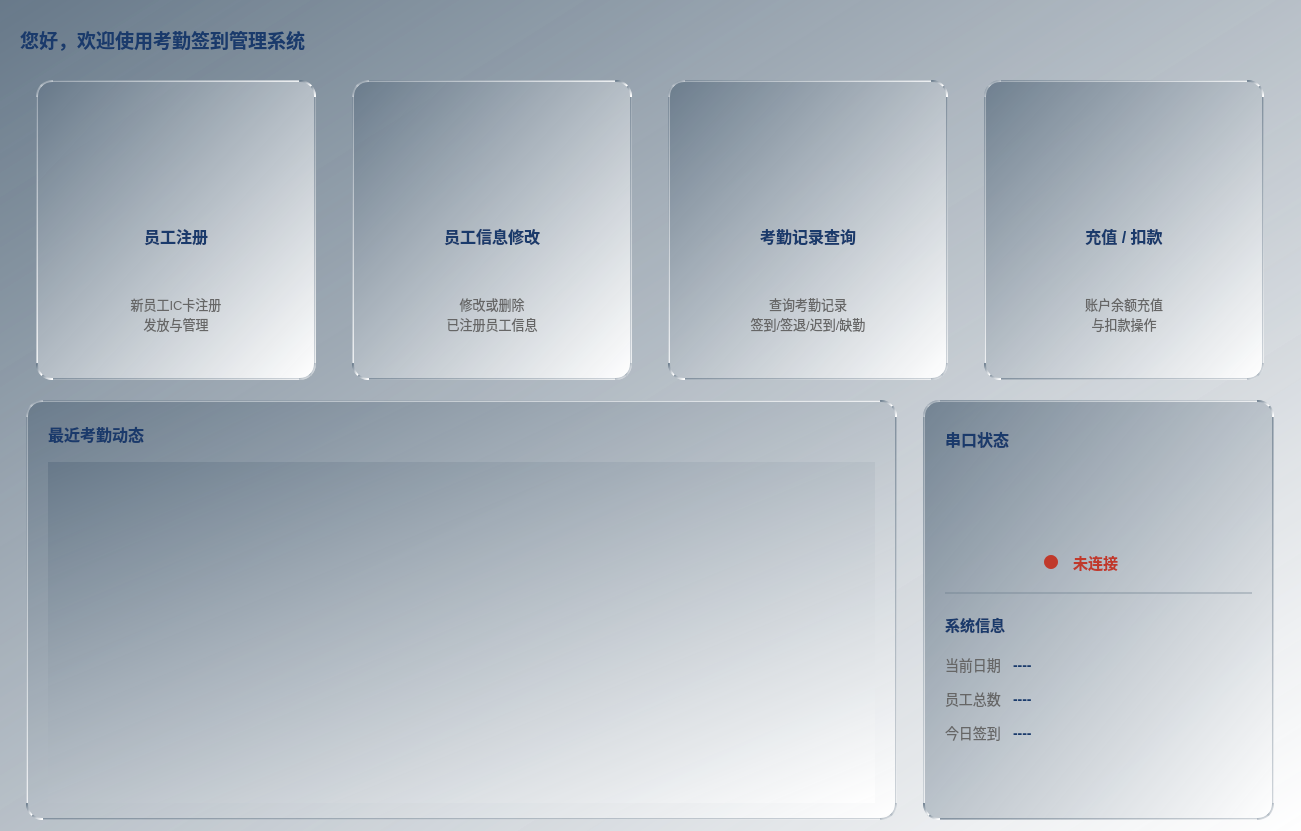
<?xml version="1.0" encoding="UTF-8"?>
<ui version="4.0">
 <class>HomePageWidget</class>
 <widget class="QWidget" name="HomePageWidget">
  <property name="geometry">
   <rect>
    <x>0</x>
    <y>0</y>
    <width>1301</width>
    <height>831</height>
   </rect>
  </property>
  <property name="minimumSize">
   <size>
    <width>1301</width>
    <height>831</height>
   </size>
  </property>
  <property name="maximumSize">
   <size>
    <width>1301</width>
    <height>831</height>
   </size>
  </property>
  <property name="windowTitle">
   <string>Form</string>
  </property>
  <property name="styleSheet">
   <string notr="true">QWidget {
    font-family: &quot;Microsoft YaHei&quot;, &quot;微软雅黑&quot;, &quot;PingFang SC&quot;, sans-serif;
    font-size: 14px;
    color: #2D3748;
}
QWidget#HomePageWidget{
    background: qlineargradient(spread:pad, x1:0, y1:0, x2:1, y2:1, stop:0 rgba(100, 118, 135, 217), stop:1 rgba(255, 255, 255, 255));
}</string>
  </property>
  <layout class="QVBoxLayout" name="mainVerticalLayout">
   <property name="spacing">
    <number>20</number>
   </property>
   <property name="leftMargin">
    <number>20</number>
   </property>
   <property name="topMargin">
    <number>20</number>
   </property>
   <property name="rightMargin">
    <number>20</number>
   </property>
   <property name="bottomMargin">
    <number>20</number>
   </property>
   <item>
    <layout class="QHBoxLayout" name="titleLayout">
     <item>
      <widget class="QLabel" name="welcomeLabel">
       <property name="minimumSize">
        <size>
         <width>0</width>
         <height>40</height>
        </size>
       </property>
       <property name="maximumSize">
        <size>
         <width>16777215</width>
         <height>40</height>
        </size>
       </property>
       <property name="styleSheet">
        <string notr="true">QLabel{
    border:none;
    font-size: 20px;
    font-weight: bold;
    color: #1A3A6B;
    background:transparent;
}</string>
       </property>
       <property name="text">
        <string>&lt;html&gt;&lt;head/&gt;&lt;body&gt;&lt;p&gt;&lt;span style=&quot; font-size:14pt;&quot;&gt;您好，欢迎使用考勤签到管理系统&lt;/span&gt;&lt;/p&gt;&lt;/body&gt;&lt;/html&gt;</string>
       </property>
      </widget>
     </item>
     <item>
      <spacer name="titleHorizontalSpacer">
       <property name="orientation">
        <enum>Qt::Horizontal</enum>
       </property>
       <property name="sizeHint" stdset="0">
        <size>
         <width>40</width>
         <height>20</height>
        </size>
       </property>
      </spacer>
     </item>
    </layout>
   </item>
   <item>
    <layout class="QHBoxLayout" name="cardsHorizontalLayout">
     <property name="spacing">
      <number>20</number>
     </property>
     <item>
      <widget class="QFrame" name="uesrRegisterFrame">
       <property name="minimumSize">
        <size>
         <width>280</width>
         <height>300</height>
        </size>
       </property>
       <property name="maximumSize">
        <size>
         <width>280</width>
         <height>300</height>
        </size>
       </property>
       <property name="styleSheet">
        <string notr="true">QFrame#uesrRegisterFrame{
    background:qlineargradient(spread:pad, x1:0, y1:0, x2:1, y2:1, stop:0 rgba(100, 118, 135, 217), stop:1 rgba(255, 255, 255, 255));
    border-radius: 16px;
    border: 2px solid qlineargradient(spread:pad, x1:0, y1:0, x2:1, y2:1, stop:0 rgba(100, 118, 135, 217), stop:1 rgba(255, 255, 255, 255));
}
QFrame#uesrRegisterFrame:hover{
    border: 2px solid #348aff;
}</string>
       </property>
       <property name="frameShape">
        <enum>QFrame::StyledPanel</enum>
       </property>
       <property name="frameShadow">
        <enum>QFrame::Raised</enum>
       </property>
       <layout class="QVBoxLayout" name="card1Layout">
        <property name="spacing">
         <number>10</number>
        </property>
        <property name="leftMargin">
         <number>20</number>
        </property>
        <property name="topMargin">
         <number>30</number>
        </property>
        <property name="rightMargin">
         <number>20</number>
        </property>
        <property name="bottomMargin">
         <number>30</number>
        </property>
        <item>
         <widget class="QLabel" name="card1IconLabel">
          <property name="minimumSize">
           <size>
            <width>80</width>
            <height>80</height>
           </size>
          </property>
          <property name="maximumSize">
           <size>
            <width>80</width>
            <height>80</height>
           </size>
          </property>
          <property name="styleSheet">
           <string notr="true">QLabel{
    border:none;
    background:transparent;
}</string>
          </property>
          <property name="text">
           <string/>
          </property>
          <property name="pixmap">
           <pixmap resource="src.qrc">:/image/ICcard.png</pixmap>
          </property>
          <property name="scaledContents">
           <bool>true</bool>
          </property>
          <property name="alignment">
           <set>Qt::AlignCenter</set>
          </property>
         </widget>
        </item>
        <item>
         <widget class="QLabel" name="card1TitleLabel">
          <property name="minimumSize">
           <size>
            <width>0</width>
            <height>30</height>
           </size>
          </property>
          <property name="styleSheet">
           <string notr="true">QLabel{
    border:none;
    font-size: 16px;
    font-weight: bold;
    color: #1A3A6B;
    background:transparent;
}</string>
          </property>
          <property name="text">
           <string>&lt;html&gt;&lt;head/&gt;&lt;body&gt;&lt;p align=&quot;center&quot;&gt;&lt;span style=&quot; font-size:12pt; font-weight:600;&quot;&gt;员工注册&lt;/span&gt;&lt;/p&gt;&lt;/body&gt;&lt;/html&gt;</string>
          </property>
          <property name="alignment">
           <set>Qt::AlignCenter</set>
          </property>
         </widget>
        </item>
        <item>
         <widget class="QLabel" name="card1DescLabel">
          <property name="minimumSize">
           <size>
            <width>0</width>
            <height>40</height>
           </size>
          </property>
          <property name="styleSheet">
           <string notr="true">QLabel{
    border:none;
    font-size: 13px;
    color: #666666;
    background:transparent;
}</string>
          </property>
          <property name="text">
           <string>&lt;html&gt;&lt;head/&gt;&lt;body&gt;&lt;p align=&quot;center&quot;&gt;新员工IC卡注册&lt;br/&gt;发放与管理&lt;/p&gt;&lt;/body&gt;&lt;/html&gt;</string>
          </property>
          <property name="alignment">
           <set>Qt::AlignCenter</set>
          </property>
         </widget>
        </item>
       </layout>
      </widget>
     </item>
     <item>
      <widget class="QFrame" name="userModifyFrame">
       <property name="minimumSize">
        <size>
         <width>280</width>
         <height>300</height>
        </size>
       </property>
       <property name="maximumSize">
        <size>
         <width>280</width>
         <height>300</height>
        </size>
       </property>
       <property name="styleSheet">
        <string notr="true">QFrame#userModifyFrame{
    background:qlineargradient(spread:pad, x1:0, y1:0, x2:1, y2:1, stop:0 rgba(100, 118, 135, 217), stop:1 rgba(255, 255, 255, 255));
    border-radius: 16px;
    border: 2px solid qlineargradient(spread:pad, x1:0, y1:0, x2:1, y2:1, stop:0 rgba(100, 118, 135, 217), stop:1 rgba(255, 255, 255, 255));
}
QFrame#userModifyFrame:hover{
    border: 2px solid #348aff;
}</string>
       </property>
       <property name="frameShape">
        <enum>QFrame::StyledPanel</enum>
       </property>
       <property name="frameShadow">
        <enum>QFrame::Raised</enum>
       </property>
       <layout class="QVBoxLayout" name="card2Layout">
        <property name="spacing">
         <number>10</number>
        </property>
        <property name="leftMargin">
         <number>20</number>
        </property>
        <property name="topMargin">
         <number>30</number>
        </property>
        <property name="rightMargin">
         <number>20</number>
        </property>
        <property name="bottomMargin">
         <number>30</number>
        </property>
        <item>
         <widget class="QLabel" name="card2IconLabel">
          <property name="minimumSize">
           <size>
            <width>80</width>
            <height>80</height>
           </size>
          </property>
          <property name="maximumSize">
           <size>
            <width>80</width>
            <height>80</height>
           </size>
          </property>
          <property name="styleSheet">
           <string notr="true">QLabel{
    border:none;
    background:transparent;
}</string>
          </property>
          <property name="text">
           <string/>
          </property>
          <property name="pixmap">
           <pixmap resource="src.qrc">:/image/changeUser.png</pixmap>
          </property>
          <property name="scaledContents">
           <bool>true</bool>
          </property>
          <property name="alignment">
           <set>Qt::AlignCenter</set>
          </property>
         </widget>
        </item>
        <item>
         <widget class="QLabel" name="card2TitleLabel">
          <property name="minimumSize">
           <size>
            <width>0</width>
            <height>30</height>
           </size>
          </property>
          <property name="styleSheet">
           <string notr="true">QLabel{
    border:none;
    font-size: 16px;
    font-weight: bold;
    color: #1A3A6B;
    background:transparent;
}</string>
          </property>
          <property name="text">
           <string>&lt;html&gt;&lt;head/&gt;&lt;body&gt;&lt;p align=&quot;center&quot;&gt;&lt;span style=&quot; font-size:12pt; font-weight:600;&quot;&gt;员工信息修改&lt;/span&gt;&lt;/p&gt;&lt;/body&gt;&lt;/html&gt;</string>
          </property>
          <property name="alignment">
           <set>Qt::AlignCenter</set>
          </property>
         </widget>
        </item>
        <item>
         <widget class="QLabel" name="card2DescLabel">
          <property name="minimumSize">
           <size>
            <width>0</width>
            <height>40</height>
           </size>
          </property>
          <property name="styleSheet">
           <string notr="true">QLabel{
    border:none;
    font-size: 13px;
    color: #666666;
    background:transparent;
}</string>
          </property>
          <property name="text">
           <string>&lt;html&gt;&lt;head/&gt;&lt;body&gt;&lt;p align=&quot;center&quot;&gt;修改或删除&lt;br/&gt;已注册员工信息&lt;/p&gt;&lt;/body&gt;&lt;/html&gt;</string>
          </property>
          <property name="alignment">
           <set>Qt::AlignCenter</set>
          </property>
         </widget>
        </item>
       </layout>
      </widget>
     </item>
     <item>
      <widget class="QFrame" name="recordsFrame">
       <property name="minimumSize">
        <size>
         <width>280</width>
         <height>300</height>
        </size>
       </property>
       <property name="maximumSize">
        <size>
         <width>280</width>
         <height>300</height>
        </size>
       </property>
       <property name="styleSheet">
        <string notr="true">QFrame#recordsFrame{
    background:qlineargradient(spread:pad, x1:0, y1:0, x2:1, y2:1, stop:0 rgba(100, 118, 135, 217), stop:1 rgba(255, 255, 255, 255));
    border-radius: 16px;
    border: 2px solid qlineargradient(spread:pad, x1:0, y1:0, x2:1, y2:1, stop:0 rgba(100, 118, 135, 217), stop:1 rgba(255, 255, 255, 255));
}
QFrame#recordsFrame:hover{
    border: 2px solid #348aff;
}</string>
       </property>
       <property name="frameShape">
        <enum>QFrame::StyledPanel</enum>
       </property>
       <property name="frameShadow">
        <enum>QFrame::Raised</enum>
       </property>
       <layout class="QVBoxLayout" name="card3Layout">
        <property name="spacing">
         <number>10</number>
        </property>
        <property name="leftMargin">
         <number>20</number>
        </property>
        <property name="topMargin">
         <number>30</number>
        </property>
        <property name="rightMargin">
         <number>20</number>
        </property>
        <property name="bottomMargin">
         <number>30</number>
        </property>
        <item>
         <widget class="QLabel" name="card3IconLabel">
          <property name="minimumSize">
           <size>
            <width>80</width>
            <height>80</height>
           </size>
          </property>
          <property name="maximumSize">
           <size>
            <width>80</width>
            <height>80</height>
           </size>
          </property>
          <property name="styleSheet">
           <string notr="true">QLabel{
    border:none;
    background:transparent;
}</string>
          </property>
          <property name="text">
           <string/>
          </property>
          <property name="pixmap">
           <pixmap resource="src.qrc">:/image/Records.png</pixmap>
          </property>
          <property name="scaledContents">
           <bool>true</bool>
          </property>
          <property name="alignment">
           <set>Qt::AlignCenter</set>
          </property>
         </widget>
        </item>
        <item>
         <widget class="QLabel" name="card3TitleLabel">
          <property name="minimumSize">
           <size>
            <width>0</width>
            <height>30</height>
           </size>
          </property>
          <property name="styleSheet">
           <string notr="true">QLabel{
    border:none;
    font-size: 16px;
    font-weight: bold;
    color: #1A3A6B;
    background:transparent;
}</string>
          </property>
          <property name="text">
           <string>&lt;html&gt;&lt;head/&gt;&lt;body&gt;&lt;p align=&quot;center&quot;&gt;&lt;span style=&quot; font-size:12pt; font-weight:600;&quot;&gt;考勤记录查询&lt;/span&gt;&lt;/p&gt;&lt;/body&gt;&lt;/html&gt;</string>
          </property>
          <property name="alignment">
           <set>Qt::AlignCenter</set>
          </property>
         </widget>
        </item>
        <item>
         <widget class="QLabel" name="card3DescLabel">
          <property name="minimumSize">
           <size>
            <width>0</width>
            <height>40</height>
           </size>
          </property>
          <property name="styleSheet">
           <string notr="true">QLabel{
    border:none;
    font-size: 13px;
    color: #666666;
    background:transparent;
}</string>
          </property>
          <property name="text">
           <string>&lt;html&gt;&lt;head/&gt;&lt;body&gt;&lt;p align=&quot;center&quot;&gt;查询考勤记录&lt;br/&gt;签到/签退/迟到/缺勤&lt;/p&gt;&lt;/body&gt;&lt;/html&gt;</string>
          </property>
          <property name="alignment">
           <set>Qt::AlignCenter</set>
          </property>
         </widget>
        </item>
       </layout>
      </widget>
     </item>
     <item>
      <widget class="QFrame" name="recordsLookFrame">
       <property name="minimumSize">
        <size>
         <width>280</width>
         <height>300</height>
        </size>
       </property>
       <property name="maximumSize">
        <size>
         <width>280</width>
         <height>300</height>
        </size>
       </property>
       <property name="styleSheet">
        <string notr="true">QFrame#recordsLookFrame{
    background:qlineargradient(spread:pad, x1:0, y1:0, x2:1, y2:1, stop:0 rgba(100, 118, 135, 217), stop:1 rgba(255, 255, 255, 255));
    border-radius: 16px;
    border: 2px solid qlineargradient(spread:pad, x1:0, y1:0, x2:1, y2:1, stop:0 rgba(100, 118, 135, 217), stop:1 rgba(255, 255, 255, 255));
}
QFrame#recordsLookFrame:hover{
    border: 2px solid #348aff;
}</string>
       </property>
       <property name="frameShape">
        <enum>QFrame::StyledPanel</enum>
       </property>
       <property name="frameShadow">
        <enum>QFrame::Raised</enum>
       </property>
       <layout class="QVBoxLayout" name="card4Layout">
        <property name="spacing">
         <number>10</number>
        </property>
        <property name="leftMargin">
         <number>20</number>
        </property>
        <property name="topMargin">
         <number>30</number>
        </property>
        <property name="rightMargin">
         <number>20</number>
        </property>
        <property name="bottomMargin">
         <number>30</number>
        </property>
        <item>
         <widget class="QLabel" name="card4IconLabel">
          <property name="minimumSize">
           <size>
            <width>80</width>
            <height>80</height>
           </size>
          </property>
          <property name="maximumSize">
           <size>
            <width>80</width>
            <height>80</height>
           </size>
          </property>
          <property name="styleSheet">
           <string notr="true">QLabel{
    border:none;
    background:transparent;
}</string>
          </property>
          <property name="text">
           <string/>
          </property>
          <property name="pixmap">
           <pixmap resource="src.qrc">:/image/RechargeDeduction.png</pixmap>
          </property>
          <property name="scaledContents">
           <bool>true</bool>
          </property>
          <property name="alignment">
           <set>Qt::AlignCenter</set>
          </property>
         </widget>
        </item>
        <item>
         <widget class="QLabel" name="card4TitleLabel">
          <property name="minimumSize">
           <size>
            <width>0</width>
            <height>30</height>
           </size>
          </property>
          <property name="styleSheet">
           <string notr="true">QLabel{
    border:none;
    font-size: 16px;
    font-weight: bold;
    color: #1A3A6B;
    background:transparent;
}</string>
          </property>
          <property name="text">
           <string>&lt;html&gt;&lt;head/&gt;&lt;body&gt;&lt;p align=&quot;center&quot;&gt;&lt;span style=&quot; font-size:12pt; font-weight:600;&quot;&gt;充值 / 扣款&lt;/span&gt;&lt;/p&gt;&lt;/body&gt;&lt;/html&gt;</string>
          </property>
          <property name="alignment">
           <set>Qt::AlignCenter</set>
          </property>
         </widget>
        </item>
        <item>
         <widget class="QLabel" name="card4DescLabel">
          <property name="minimumSize">
           <size>
            <width>0</width>
            <height>40</height>
           </size>
          </property>
          <property name="styleSheet">
           <string notr="true">QLabel{
    border:none;
    font-size: 13px;
    color: #666666;
    background:transparent;
}</string>
          </property>
          <property name="text">
           <string>&lt;html&gt;&lt;head/&gt;&lt;body&gt;&lt;p align=&quot;center&quot;&gt;账户余额充值&lt;br/&gt;与扣款操作&lt;/p&gt;&lt;/body&gt;&lt;/html&gt;</string>
          </property>
          <property name="alignment">
           <set>Qt::AlignCenter</set>
          </property>
         </widget>
        </item>
       </layout>
      </widget>
     </item>
    </layout>
   </item>
   <item>
    <layout class="QHBoxLayout" name="bottomHorizontalLayout">
     <property name="spacing">
      <number>20</number>
     </property>
     <item>
      <widget class="QFrame" name="recentMemoryFrame">
       <property name="minimumSize">
        <size>
         <width>871</width>
         <height>420</height>
        </size>
       </property>
       <property name="maximumSize">
        <size>
         <width>871</width>
         <height>420</height>
        </size>
       </property>
       <property name="styleSheet">
        <string notr="true">QFrame#recentMemoryFrame{
    background:qlineargradient(spread:pad, x1:0, y1:0, x2:1, y2:1, stop:0 rgba(100, 118, 135, 217), stop:1 rgba(255, 255, 255, 255));
    border-radius: 16px;
    border: 2px solid qlineargradient(spread:pad, x1:0, y1:0, x2:1, y2:1, stop:0 rgba(100, 118, 135, 217), stop:1 rgba(255, 255, 255, 255));
}</string>
       </property>
       <property name="frameShape">
        <enum>QFrame::StyledPanel</enum>
       </property>
       <property name="frameShadow">
        <enum>QFrame::Raised</enum>
       </property>
       <layout class="QVBoxLayout" name="recentMemoryVerticalLayout">
        <property name="spacing">
         <number>10</number>
        </property>
        <property name="leftMargin">
         <number>20</number>
        </property>
        <property name="topMargin">
         <number>15</number>
        </property>
        <property name="rightMargin">
         <number>20</number>
        </property>
        <property name="bottomMargin">
         <number>15</number>
        </property>
        <item>
         <widget class="QLabel" name="recentMemoryTitleLabel">
          <property name="minimumSize">
           <size>
            <width>0</width>
            <height>35</height>
           </size>
          </property>
          <property name="maximumSize">
           <size>
            <width>16777215</width>
            <height>35</height>
           </size>
          </property>
          <property name="styleSheet">
           <string notr="true">QLabel{
    border:none;
    font-size: 16px;
    font-weight: bold;
    color: #1A3A6B;
    background:transparent;
}</string>
          </property>
          <property name="text">
           <string>&lt;html&gt;&lt;head/&gt;&lt;body&gt;&lt;p&gt;&lt;span style=&quot; font-size:12pt;&quot;&gt;最近考勤动态&lt;/span&gt;&lt;/p&gt;&lt;/body&gt;&lt;/html&gt;</string>
          </property>
         </widget>
        </item>
        <item>
         <widget class="QTableView" name="recentRecordTableView">
          <property name="styleSheet">
           <string notr="true">QTableView{
    background: qlineargradient(spread:pad, x1:0, y1:0, x2:1, y2:1, stop:0 rgba(100, 118, 135, 217), stop:1 rgba(255, 255, 255, 255));
    border: none;
    gridline-color: rgba(100, 118, 135, 80);
}
QTableView::item:selected{
    background: qlineargradient(spread:pad, x1:0, y1:0, x2:1, y2:1, stop:0 rgba(100, 118, 135, 217), stop:1 rgba(255, 255, 255, 255));
    color: #1A3A6B;
}
QHeaderView::section{
    background: qlineargradient(spread:pad, x1:0, y1:0, x2:1, y2:1, stop:0 rgba(100, 118, 135, 217), stop:1 rgba(255, 255, 255, 255));
    color: #1A3A6B;
    font-weight: bold;
    font-size: 14px;
    padding: 8px;
    border: none;
    border-bottom: 2px solid rgba(100, 118, 135, 80);
}</string>
          </property>
          <property name="editTriggers">
           <set>QAbstractItemView::NoEditTriggers</set>
          </property>
          <property name="alternatingRowColors">
           <bool>true</bool>
          </property>
          <property name="selectionBehavior">
           <enum>QAbstractItemView::SelectRows</enum>
          </property>
         </widget>
        </item>
       </layout>
      </widget>
     </item>
     <item>
      <widget class="QFrame" name="serailSetFrame">
       <property name="minimumSize">
        <size>
         <width>351</width>
         <height>420</height>
        </size>
       </property>
       <property name="maximumSize">
        <size>
         <width>351</width>
         <height>420</height>
        </size>
       </property>
       <property name="styleSheet">
        <string notr="true">QFrame#serailSetFrame{
    background:qlineargradient(spread:pad, x1:0, y1:0, x2:1, y2:1, stop:0 rgba(100, 118, 135, 217), stop:1 rgba(255, 255, 255, 255));
    border-radius: 16px;
    border: 2px solid qlineargradient(spread:pad, x1:0, y1:0, x2:1, y2:1, stop:0 rgba(100, 118, 135, 217), stop:1 rgba(255, 255, 255, 255));
}</string>
       </property>
       <property name="frameShape">
        <enum>QFrame::StyledPanel</enum>
       </property>
       <property name="frameShadow">
        <enum>QFrame::Raised</enum>
       </property>
       <layout class="QVBoxLayout" name="serialStatusVerticalLayout">
        <property name="spacing">
         <number>15</number>
        </property>
        <property name="leftMargin">
         <number>20</number>
        </property>
        <property name="topMargin">
         <number>20</number>
        </property>
        <property name="rightMargin">
         <number>20</number>
        </property>
        <property name="bottomMargin">
         <number>20</number>
        </property>
        <item>
         <widget class="QLabel" name="serialStatusTitleLabel">
          <property name="minimumSize">
           <size>
            <width>0</width>
            <height>35</height>
           </size>
          </property>
          <property name="maximumSize">
           <size>
            <width>16777215</width>
            <height>35</height>
           </size>
          </property>
          <property name="styleSheet">
           <string notr="true">QLabel{
    border:none;
    font-size: 16px;
    font-weight: bold;
    color: #1A3A6B;
    background:transparent;
}</string>
          </property>
          <property name="text">
           <string>&lt;html&gt;&lt;head/&gt;&lt;body&gt;&lt;p&gt;&lt;span style=&quot; font-size:12pt;&quot;&gt;串口状态&lt;/span&gt;&lt;/p&gt;&lt;/body&gt;&lt;/html&gt;</string>
          </property>
         </widget>
        </item>
        <item>
         <widget class="QLabel" name="serialIconLabel">
          <property name="minimumSize">
           <size>
            <width>60</width>
            <height>60</height>
           </size>
          </property>
          <property name="maximumSize">
           <size>
            <width>60</width>
            <height>60</height>
           </size>
          </property>
          <property name="styleSheet">
           <string notr="true">QLabel{
    border:none;
    background:transparent;
}</string>
          </property>
          <property name="text">
           <string/>
          </property>
          <property name="pixmap">
           <pixmap resource="src.qrc">:/image/Serial.png</pixmap>
          </property>
          <property name="scaledContents">
           <bool>true</bool>
          </property>
          <property name="alignment">
           <set>Qt::AlignCenter</set>
          </property>
         </widget>
        </item>
        <item>
         <layout class="QHBoxLayout" name="statusIndicatorLayout">
          <property name="spacing">
           <number>15</number>
          </property>
          <item>
           <spacer name="statusLeftSpacer">
            <property name="orientation">
             <enum>Qt::Horizontal</enum>
            </property>
            <property name="sizeHint" stdset="0">
             <size>
              <width>40</width>
              <height>20</height>
             </size>
            </property>
           </spacer>
          </item>
          <item>
           <widget class="QLabel" name="statusDotLabel">
            <property name="minimumSize">
             <size>
              <width>14</width>
              <height>14</height>
             </size>
            </property>
            <property name="maximumSize">
             <size>
              <width>14</width>
              <height>14</height>
             </size>
            </property>
            <property name="styleSheet">
             <string notr="true">QLabel{
    border-radius: 7px;
    background-color: #C0392B;
}</string>
            </property>
            <property name="text">
             <string/>
            </property>
           </widget>
          </item>
          <item>
           <widget class="QLabel" name="statusLabel">
            <property name="minimumSize">
             <size>
              <width>80</width>
              <height>30</height>
             </size>
            </property>
            <property name="styleSheet">
             <string notr="true">QLabel{
    border:none;
    font-weight: bold;
    font-size: 15px;
    color: #C0392B;
    background:transparent;
}</string>
            </property>
            <property name="text">
             <string>未连接</string>
            </property>
           </widget>
          </item>
          <item>
           <spacer name="statusRightSpacer">
            <property name="orientation">
             <enum>Qt::Horizontal</enum>
            </property>
            <property name="sizeHint" stdset="0">
             <size>
              <width>40</width>
              <height>20</height>
             </size>
            </property>
           </spacer>
          </item>
         </layout>
        </item>
        <item>
         <widget class="QFrame" name="serialInfoSeparator">
          <property name="minimumSize">
           <size>
            <width>0</width>
            <height>2</height>
           </size>
          </property>
          <property name="maximumSize">
           <size>
            <width>16777215</width>
            <height>2</height>
           </size>
          </property>
          <property name="styleSheet">
           <string notr="true">QFrame#serialInfoSeparator{
    background: rgba(100, 118, 135, 80);
    border: none;
}</string>
          </property>
         </widget>
        </item>
        <item>
         <widget class="QLabel" name="systemTitleLabel">
          <property name="minimumSize">
           <size>
            <width>0</width>
            <height>30</height>
           </size>
          </property>
          <property name="styleSheet">
           <string notr="true">QLabel{
    border:none;
    font-size: 15px;
    font-weight: bold;
    color: #1A3A6B;
    background:transparent;
}</string>
          </property>
          <property name="text">
           <string>系统信息</string>
          </property>
         </widget>
        </item>
        <item>
         <layout class="QFormLayout" name="systemInfoFormLayout">
          <property name="horizontalSpacing">
           <number>12</number>
          </property>
          <property name="verticalSpacing">
           <number>12</number>
          </property>
          <item row="0" column="0">
           <widget class="QLabel" name="currentDateTitleLabel">
            <property name="styleSheet">
             <string notr="true">QLabel{
    border:none;
    font-size: 14px;
    color: #666666;
    background:transparent;
}</string>
            </property>
            <property name="text">
             <string>当前日期</string>
            </property>
           </widget>
          </item>
          <item row="0" column="1">
           <widget class="QLabel" name="currentDateValueLabel">
            <property name="styleSheet">
             <string notr="true">QLabel{
    border:none;
    font-size: 14px;
    font-weight: bold;
    color: #1A3A6B;
    background:transparent;
}</string>
            </property>
            <property name="text">
             <string>----</string>
            </property>
           </widget>
          </item>
          <item row="1" column="0">
           <widget class="QLabel" name="totalEmployeesTitleLabel">
            <property name="styleSheet">
             <string notr="true">QLabel{
    border:none;
    font-size: 14px;
    color: #666666;
    background:transparent;
}</string>
            </property>
            <property name="text">
             <string>员工总数</string>
            </property>
           </widget>
          </item>
          <item row="1" column="1">
           <widget class="QLabel" name="totalEmployeesValueLabel">
            <property name="styleSheet">
             <string notr="true">QLabel{
    border:none;
    font-size: 14px;
    font-weight: bold;
    color: #1A3A6B;
    background:transparent;
}</string>
            </property>
            <property name="text">
             <string>----</string>
            </property>
           </widget>
          </item>
          <item row="2" column="0">
           <widget class="QLabel" name="todayCheckinTitleLabel">
            <property name="styleSheet">
             <string notr="true">QLabel{
    border:none;
    font-size: 14px;
    color: #666666;
    background:transparent;
}</string>
            </property>
            <property name="text">
             <string>今日签到</string>
            </property>
           </widget>
          </item>
          <item row="2" column="1">
           <widget class="QLabel" name="todayCheckinValueLabel">
            <property name="styleSheet">
             <string notr="true">QLabel{
    border:none;
    font-size: 14px;
    font-weight: bold;
    color: #1A3A6B;
    background:transparent;
}</string>
            </property>
            <property name="text">
             <string>----</string>
            </property>
           </widget>
          </item>
         </layout>
        </item>
        <item>
         <spacer name="serialStatusVerticalSpacer">
          <property name="orientation">
           <enum>Qt::Vertical</enum>
          </property>
          <property name="sizeHint" stdset="0">
           <size>
            <width>20</width>
            <height>40</height>
           </size>
          </property>
         </spacer>
        </item>
       </layout>
      </widget>
     </item>
    </layout>
   </item>
  </layout>
 </widget>
 <resources>
  <include location="src.qrc"/>
 </resources>
 <connections/>
</ui>
